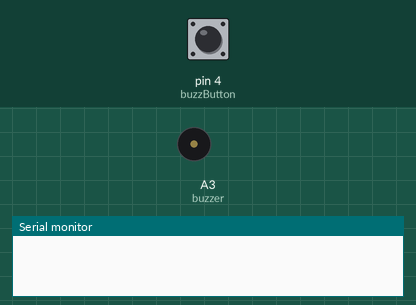
The sketch below on a simulated Arduino Uno, built with avr-gcc and run on an emulated ATmega328P. On the bench: buzzer (waves = sounding), the last lines printed to the serial monitor. The test bench sets the inputs (shaded band); at power-on: pin 4 (buzzButton) HIGH.

Above: at 1.2 s.
1.3 s: pin 4 (buzzButton) pulled LOW for 0.15 s
At 2.97 s:
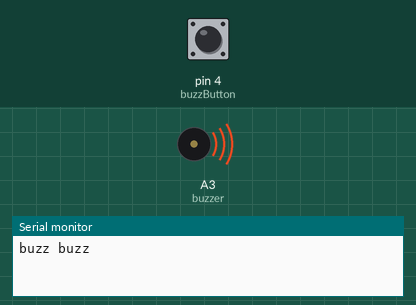
4.3 s: pin 4 (buzzButton) pulled LOW for 1 s
At 6.7 s:
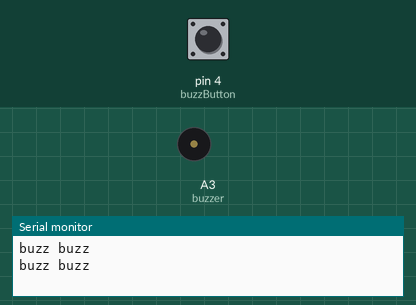
7.3 s: pin 4 (buzzButton) pulled LOW for 3.2 s
At 9.01 s:
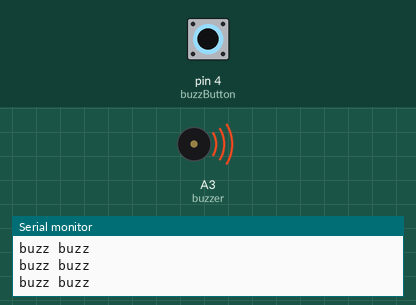
Timing chart, 0 to 12.7 s (numbered marks = the images above; inputs shaded):
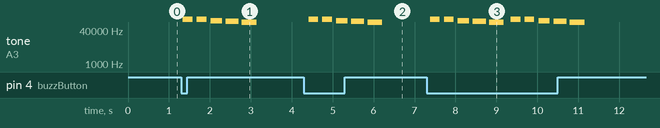

Measured:
- after the input at 1.3 s, tone on A3 (buzzer): plays 125759 Hz for 0.24 s, 125984 Hz for 0.24 s, 111888 Hz for 0.28 s, 100628 Hz for 0.32 s, 91427 Hz for 0.36 s, starting at once
- after the input at 4.3 s, tone on A3 (buzzer): plays 125759 Hz for 0.24 s, 125984 Hz for 0.24 s, 111888 Hz for 0.28 s, 100630 Hz for 0.32 s, 91430 Hz for 0.36 s, starting after 0.11 s
- after the input at 7.3 s, tone on A3 (buzzer): plays 125759 Hz for 0.24 s, 125984 Hz for 0.24 s, 111885 Hz for 0.28 s, 100628 Hz for 0.32 s, 91427 Hz for 0.36 s, 125759 Hz for 0.24 s … (10 notes in this stretch), starting after 0.08 s

The sketch:

passive_buzzer.ino
```cpp
#include <Arduino.h>

int delayTime = 100;
int buzzTime = 100;

int buzzButton = 4;
int buzzer = A3;

void buzz () {
  for (int i = 0; i < 5; i++) {
    for (int j = 0; j < 30000; j++) {
      digitalWrite(buzzer, HIGH);
      delayMicroseconds(i);
      digitalWrite(buzzer, LOW);
    }
    delay((buzzTime));
  }
}

void setup () {
  Serial.begin(9600);

  pinMode(buzzButton, INPUT_PULLUP);
  pinMode(buzzer, OUTPUT);
}

void loop () {
  byte buzzButtonState = digitalRead(buzzButton);
  if (!buzzButtonState) {
    Serial.println("buzz buzz");
    buzz();
  }

  delay(delayTime);
}
```
